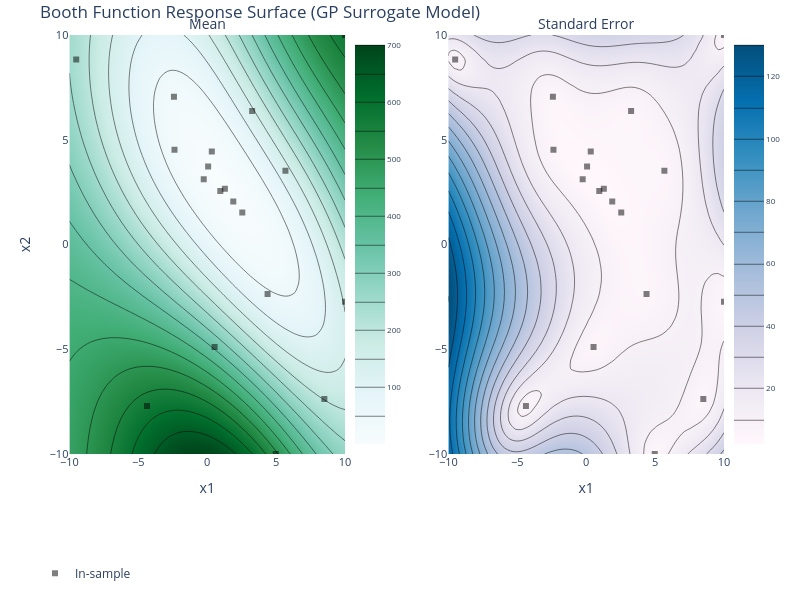

The notebook cell saved with this chart:
### Code cell
import plotly.offline as pyo
import plotly.graph_objects as go

# 1. 从 Ax 的 contour_plot 中提取 Plotly 配置，并转换为 go.Figure 对象
if 'contour_plot' in locals() and contour_plot is not None:
    # contour_plot.data 是一个 dict，将其传入 go.Figure 转换
    fig = go.Figure(contour_plot.data)

    # 2. 优化图表布局配置以适配 notebook
    fig.update_layout(
        title="Booth Function Response Surface (GP Surrogate Model)",
        autosize=True,
        width=800,
        height=600
    )

    # 3. 使用 plotly.offline 确保在 Colab 中能够可靠地渲染展示
    pyo.init_notebook_mode(connected=True)
    pyo.iplot(fig)
else:
    print("未找到已经生成的 contour_plot 对象，请确保之前的单元格已成功执行。")

### Figure 1 — Plotly figure (JSON) as saved in the notebook; plotly's stock layout.template omitted (floating-point values rounded to 4 significant figures; data arrays with more than 128 entries replaced by an {"elided": "..."} marker saying what was removed)
{"data": [{"autocolorscale": false, "autocontour": true, "colorbar": {"tickfont": {"size": 8}, "ticksuffix": "", "x": 0.45, "y": 0.5}, "colorscale": [[0, "rgb(247,252,253)"], [0.125, "rgb(229,245,249)"], [0.25, "rgb(204,236,230)"], [0.375, "rgb(153,216,201)"], [0.5, "rgb(102,194,164)"], [0.625, "rgb(65,174,118)"], [0.75, "rgb(35,139,69)"], [0.875, "rgb(0,109,44)"], [1, "rgb(0,68,27)"]], "contours": {"coloring": "heatmap"}, "hoverinfo": "x+y+z", "ncontours": 25, "x": [-10, -9.592, -9.184, -8.776, -8.367, -7.959, -7.551, -7.143, -6.735, -6.327, -5.918, -5.51, -5.102, -4.694, -4.286, -3.878, -3.469, -3.061, -2.653, -2.245, -1.837, -1.429, -1.02, -0.6122, -0.2041, 0.2041, 0.6122, 1.02, 1.429, 1.837, 2.245, 2.653, 3.061, 3.469, 3.878, 4.286, 4.694, 5.102, 5.51, 5.918, 6.327, 6.735, 7.143, 7.551, 7.959, 8.367, 8.776, 9.184, 9.592, 10], "xaxis": "x", "y": [-10, -9.592, -9.184, -8.776, -8.367, -7.959, -7.551, -7.143, -6.735, -6.327, -5.918, -5.51, -5.102, -4.694, -4.286, -3.878, -3.469, -3.061, -2.653, -2.245, -1.837, -1.429, -1.02, -0.6122, -0.2041, 0.2041, 0.6122, 1.02, 1.429, 1.837, 2.245, 2.653, 3.061, 3.469, 3.878, 4.286, 4.694, 5.102, 5.51, 5.918, 6.327, 6.735, 7.143, 7.551, 7.959, 8.367, 8.776, 9.184, 9.592, 10], "yaxis": "y", "z": {"elided": "50x50 float values"}, "zauto": true, "zmax": 700.0, "zmin": -700.0, "type": "contour"}, {"autocolorscale": false, "autocontour": true, "colorbar": {"tickfont": {"size": 8}, "ticksuffix": "", "x": 1, "y": 0.5}, "colorscale": [[0, "rgb(255,247,251)"], [0.1429, "rgb(236,231,242)"], [0.2857, "rgb(208,209,230)"], [0.4286, "rgb(166,189,219)"], [0.5714, "rgb(116,169,207)"], [0.7143, "rgb(54,144,192)"], [0.8571, "rgb(5,112,176)"], [1, "rgb(3,78,123)"]], "contours": {"coloring": "heatmap"}, "hoverinfo": "x+y+z", "ncontours": 25, "x": [-10, -9.592, -9.184, -8.776, -8.367, -7.959, -7.551, -7.143, -6.735, -6.327, -5.918, -5.51, -5.102, -4.694, -4.286, -3.878, -3.469, -3.061, -2.653, -2.245, -1.837, -1.429, -1.02, -0.6122, -0.2041, 0.2041, 0.6122, 1.02, 1.429, 1.837, 2.245, 2.653, 3.061, 3.469, 3.878, 4.286, 4.694, 5.102, 5.51, 5.918, 6.327, 6.735, 7.143, 7.551, 7.959, 8.367, 8.776, 9.184, 9.592, 10], "xaxis": "x2", "y": [-10, -9.592, -9.184, -8.776, -8.367, -7.959, -7.551, -7.143, -6.735, -6.327, -5.918, -5.51, -5.102, -4.694, -4.286, -3.878, -3.469, -3.061, -2.653, -2.245, -1.837, -1.429, -1.02, -0.6122, -0.2041, 0.2041, 0.6122, 1.02, 1.429, 1.837, 2.245, 2.653, 3.061, 3.469, 3.878, 4.286, 4.694, 5.102, 5.51, 5.918, 6.327, 6.735, 7.143, 7.551, 7.959, 8.367, 8.776, 9.184, 9.592, 10], "yaxis": "y2", "z": {"elided": "50x50 float values"}, "type": "contour"}, {"hoverinfo": "text", "legendgroup": "In-sample", "marker": {"color": "black", "opacity": 0.5, "symbol": 1}, "mode": "markers", "name": "In-sample", "text": ["Arm 0_0<br>booth: 130.1 (SEM: None)<br>x1: 5.67369<br>x2: 3.52208", "Arm 1_0<br>booth: 1177.14 (SEM: None)<br>x1: -4.37264<br>x2: -7.70314", "Arm 2_0<br>booth: 231.907 (SEM: None)<br>x1: -9.50887<br>x2: 8.83332", "Arm 3_0<br>booth: 342.002 (SEM: None)<br>x1: 0.53266<br>x2: -4.89182", "Arm 4_0<br>booth: 143.508 (SEM: None)<br>x1: 3.25793<br>x2: 6.37692", "Arm 5_0<br>booth: 196.822 (SEM: None)<br>x1: 8.49852<br>x2: -7.37173", "Arm 6_0<br>booth: 1154 (SEM: None)<br>x1: 10<br>x2: 10", "Arm 7_0<br>booth: 55.8241 (SEM: None)<br>x1: 4.37838<br>x2: -2.35902", "Arm 8_0<br>booth: 510.762 (SEM: None)<br>x1: 4.97252<br>x2: -10", "Arm 9_0<br>booth: 6.81838 (SEM: None)<br>x1: -0.255503<br>x2: 3.1121", "Arm 10_0<br>booth: 4.56338 (SEM: None)<br>x1: 2.54263<br>x2: 1.52929", "Arm 11_0<br>booth: 29.7173 (SEM: None)<br>x1: -2.41638<br>x2: 7.05283", "Arm 12_0<br>booth: 4.85097 (SEM: None)<br>x1: 0.33034<br>x2: 4.43504", "Arm 13_0<br>booth: 1.58017 (SEM: None)<br>x1: 0.0636524<br>x2: 3.72895", "Arm 14_0<br>booth: 0.20576 (SEM: None)<br>x1: 1.27921<br>x2: 2.66223", "Arm 15_0<br>booth: 156.511 (SEM: None)<br>x1: 10<br>x2: -2.73636", "Arm 16_0<br>booth: 1.70154 (SEM: None)<br>x1: 1.88941<br>x2: 2.05283", "Arm 17_0<br>booth: 27.4271 (SEM: None)<br>x1: -2.37653<br>x2: 4.52604", "Arm 18_0<br>booth: 1.20309 (SEM: None)<br>x1: 0.947497<br>x2: 2.55249"], "x": [5.674, -4.373, -9.509, 0.5327, 3.258, 8.499, 10, 4.378, 4.973, -0.2555, 2.543, -2.416, 0.3303, 0.06365, 1.279, 10, 1.889, -2.377, 0.9475], "xaxis": "x", "y": [3.522, -7.703, 8.833, -4.892, 6.377, -7.372, 10, -2.359, -10, 3.112, 1.529, 7.053, 4.435, 3.729, 2.662, -2.736, 2.053, 4.526, 2.552], "yaxis": "y", "type": "scatter"}, {"hoverinfo": "text", "legendgroup": "In-sample", "marker": {"color": "black", "opacity": 0.5, "symbol": 1}, "mode": "markers", "name": "In-sample", "showlegend": false, "text": ["Arm 0_0<br>booth: 130.1 (SEM: None)<br>x1: 5.67369<br>x2: 3.52208", "Arm 1_0<br>booth: 1177.14 (SEM: None)<br>x1: -4.37264<br>x2: -7.70314", "Arm 2_0<br>booth: 231.907 (SEM: None)<br>x1: -9.50887<br>x2: 8.83332", "Arm 3_0<br>booth: 342.002 (SEM: None)<br>x1: 0.53266<br>x2: -4.89182", "Arm 4_0<br>booth: 143.508 (SEM: None)<br>x1: 3.25793<br>x2: 6.37692", "Arm 5_0<br>booth: 196.822 (SEM: None)<br>x1: 8.49852<br>x2: -7.37173", "Arm 6_0<br>booth: 1154 (SEM: None)<br>x1: 10<br>x2: 10", "Arm 7_0<br>booth: 55.8241 (SEM: None)<br>x1: 4.37838<br>x2: -2.35902", "Arm 8_0<br>booth: 510.762 (SEM: None)<br>x1: 4.97252<br>x2: -10", "Arm 9_0<br>booth: 6.81838 (SEM: None)<br>x1: -0.255503<br>x2: 3.1121", "Arm 10_0<br>booth: 4.56338 (SEM: None)<br>x1: 2.54263<br>x2: 1.52929", "Arm 11_0<br>booth: 29.7173 (SEM: None)<br>x1: -2.41638<br>x2: 7.05283", "Arm 12_0<br>booth: 4.85097 (SEM: None)<br>x1: 0.33034<br>x2: 4.43504", "Arm 13_0<br>booth: 1.58017 (SEM: None)<br>x1: 0.0636524<br>x2: 3.72895", "Arm 14_0<br>booth: 0.20576 (SEM: None)<br>x1: 1.27921<br>x2: 2.66223", "Arm 15_0<br>booth: 156.511 (SEM: None)<br>x1: 10<br>x2: -2.73636", "Arm 16_0<br>booth: 1.70154 (SEM: None)<br>x1: 1.88941<br>x2: 2.05283", "Arm 17_0<br>booth: 27.4271 (SEM: None)<br>x1: -2.37653<br>x2: 4.52604", "Arm 18_0<br>booth: 1.20309 (SEM: None)<br>x1: 0.947497<br>x2: 2.55249"], "x": [5.674, -4.373, -9.509, 0.5327, 3.258, 8.499, 10, 4.378, 4.973, -0.2555, 2.543, -2.416, 0.3303, 0.06365, 1.279, 10, 1.889, -2.377, 0.9475], "xaxis": "x2", "y": [3.522, -7.703, 8.833, -4.892, 6.377, -7.372, 10, -2.359, -10, 3.112, 1.529, 7.053, 4.435, 3.729, 2.662, -2.736, 2.053, 4.526, 2.552], "yaxis": "y2", "type": "scatter"}], "layout": {"annotations": [{"font": {"size": 14}, "showarrow": false, "text": "Mean", "x": 0.25, "xanchor": "center", "xref": "paper", "y": 1, "yanchor": "bottom", "yref": "paper"}, {"font": {"size": 14}, "showarrow": false, "text": "Standard Error", "x": 0.8, "xanchor": "center", "xref": "paper", "y": 1, "yanchor": "bottom", "yref": "paper"}], "autosize": true, "height": 600, "hovermode": "closest", "legend": {"orientation": "h", "x": 0, "y": -0.25}, "margin": {"b": 100, "l": 35, "pad": 0, "r": 35, "t": 35}, "title": {"text": "Booth Function Response Surface (GP Surrogate Model)"}, "width": 800, "xaxis": {"anchor": "y", "autorange": false, "domain": [0.05, 0.45], "exponentformat": "e", "range": [-10, 10], "tickfont": {"size": 11}, "tickmode": "auto", "title": {"text": "x1"}, "type": "linear"}, "yaxis": {"anchor": "x", "autorange": false, "domain": [0, 1], "exponentformat": "e", "range": [-10, 10], "tickfont": {"size": 11}, "tickmode": "auto", "title": {"text": "x2"}, "type": "linear"}, "xaxis2": {"anchor": "y2", "autorange": false, "domain": [0.6, 1], "exponentformat": "e", "range": [-10, 10], "tickfont": {"size": 11}, "tickmode": "auto", "title": {"text": "x1"}, "type": "linear"}, "yaxis2": {"anchor": "x2", "autorange": false, "domain": [0, 1], "exponentformat": "e", "range": [-10, 10], "tickfont": {"size": 11}, "tickmode": "auto", "type": "linear"}}}
